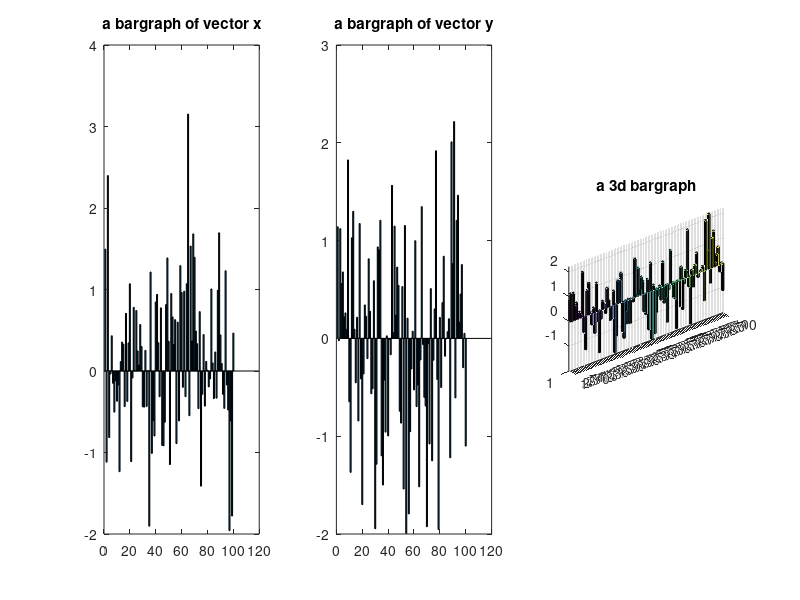

Reproduce this figure in MATLAB.
% x=[1 2 5 4 8]; y=[x;1:5];
x=randn(1,100);y=randn(1,100);
subplot(1,3,1); bar(x); title('a bargraph of vector x');
subplot(1,3,2); bar(y); title('a bargraph of vector y');
subplot(1,3,3); bar3(y); title('a 3d bargraph');